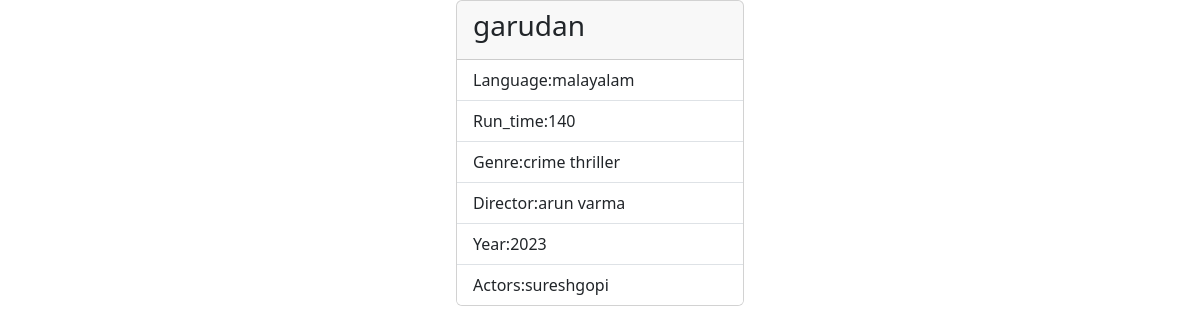
Page /movies/5/ on the committed database.
### myapp/models.py (models this page shows, shortened)
class Movie(models.Model):
    name=models.CharField(max_length=200,unique=True)
    language=models.CharField(max_length=200)
    run_time=models.PositiveBigIntegerField()
    genre=models.CharField(max_length=200)
    director=models.CharField(max_length=200)
    year=models.PositiveBigIntegerField()
    actors=models.CharField(max_length=200)

### myapp/views.py (the view)
# urls.py: path("movies/<int:pk>/",views.MovieDetailView.as_view(),name="movie-detail"),
class MovieDetailView(View):
    def get(self,request,*args,**kwargs):
        id=kwargs.get("pk")
        qs=Movie.objects.get(id=id)
        return render(request,"movie_detail.html",{"data":qs})

### myapp/templates/movie_detail.html (shortened to what this page needs)
<!DOCTYPE html>
<html lang="en">
<head>
    <link href="https://cdn.jsdelivr.net/npm/bootstrap@5.3.2/dist/css/bootstrap.min.css" rel="stylesheet">
</head>
<body>
    <div class="container d-flex justify-content-center">
        <div class="card" style="width: 18rem;">
            <div class="card-header">
              <h3>{{data.name}}</h3>
            </div>
            <ul class="list-group list-group-flush">
              <li class="list-group-item">Language:{{data.language}}</li>
              <li class="list-group-item">Run_time:{{data.run_time}}</li>
              <li class="list-group-item">Genre:{{data.genre}}</li>
              <li class="list-group-item">Director:{{data.director}}</li>
              <li class="list-group-item">Year:{{data.year}}</li>
              <li class="list-group-item">Actors:{{data.actors}}</li>
            </ul>
          </div>
    </div>
</body>
</html>

### rows in the picture
Movie: name "garudan", language "malayalam", run_time "140", genre "crime thriller", director "arun varma", year "2023", actors "sureshgopi"
